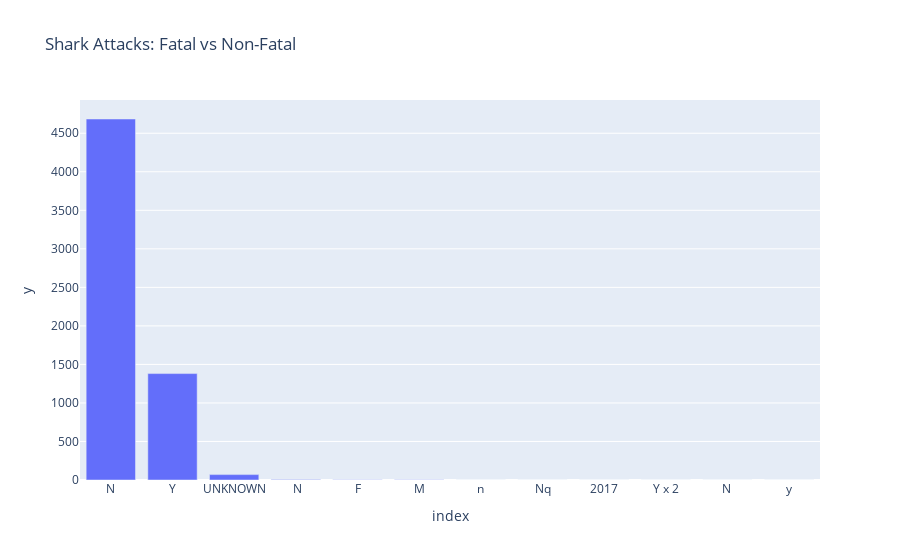

Notebook cell for this chart:
### Code cell
# Visualization 6: Shark Attacks by Fatal (Y/N)
fatal_counts = df['Fatal (Y/N)'].value_counts()
fig6 = px.bar(fatal_counts, x=fatal_counts.index, y=fatal_counts.values, title='Shark Attacks: Fatal vs Non-Fatal')
fig6.show()

### Figure 1 — Plotly figure (JSON) as saved in the notebook; plotly's stock layout.template omitted (floating-point values rounded to 4 significant figures)
{"data": [{"alignmentgroup": "True", "hovertemplate": "index=%{x}<br>y=%{y}<extra></extra>", "legendgroup": "", "marker": {"color": "#636efa", "pattern": {"shape": ""}}, "name": "", "offsetgroup": "", "orientation": "v", "showlegend": false, "textposition": "auto", "type": "bar", "x": ["N", "Y", "UNKNOWN", " N", "F", "M", "n", "Nq", 2017, "Y x 2", "N ", "y"], "xaxis": "x", "y": [4685, 1381, 70, 7, 3, 2, 1, 1, 1, 1, 1, 1], "yaxis": "y"}], "layout": {"barmode": "relative", "legend": {"tracegroupgap": 0}, "title": {"text": "Shark Attacks: Fatal vs Non-Fatal"}, "xaxis": {"anchor": "y", "domain": [0, 1], "title": {"text": "index"}}, "yaxis": {"anchor": "x", "domain": [0, 1], "title": {"text": "y"}}}}
